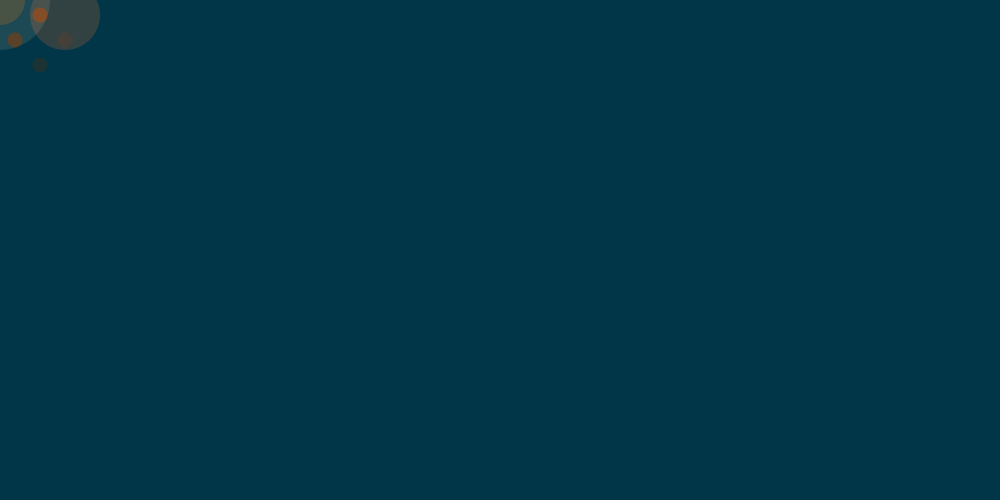
Frame 1 (no input)
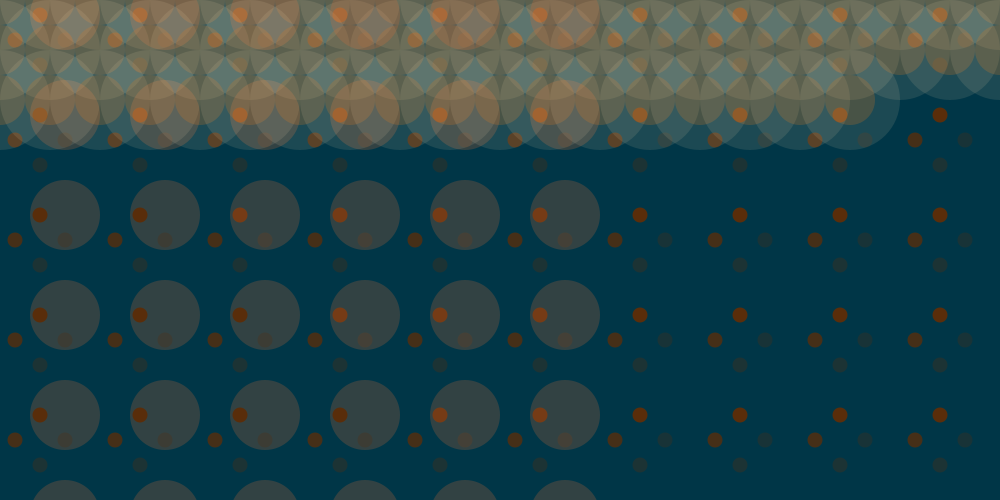
Frame 60 (the mouse pressed at the canvas centre just before this capture)
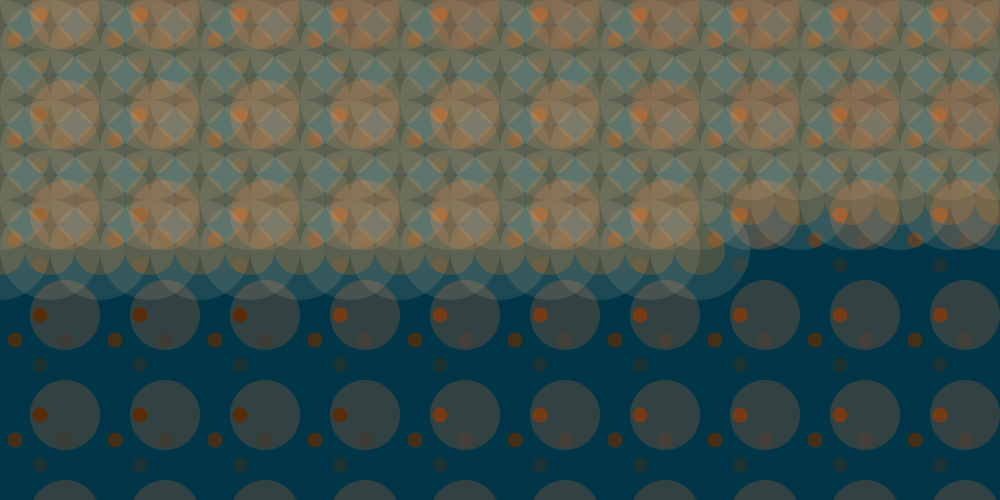
Frame 120 (the mouse held since frame 60 and released just before this capture)

The Processing sketch that drew these frames (run headless with seeded random() and noise(); from frame 60 on, the mouse is pressed at the canvas centre):

// Processing sketch: processing_32050
// ── processing_32050.pde

int a = 0;
int b = 0;
int c = 50;
int e = 40;
int f = 70;
int g = 50;
int h = 15;
int i = 65;
int j = 40;
int k = 40;
int l = 65;
int m = 15;
int n = 40;
int o = 40;
int p = 15;
int q = 90;
int r = 30;
int s = 100;

void setup(){
  size(1000,500);
  noStroke();
  background(0,54,71);
  
} 

void draw(){
 
 
 //righthand small dot
 fill(89,45,10,70);
 ellipse(i, j, h, h);
 
 //bottom small dot
 fill(89,45,10,80);
 ellipse(k, l, h, h);
 
 //lefthand small dots
 fill(89,45,10,200);
 ellipse(m,n, h, h);
 
  //top small dot
 fill(89,45,10,255);
 ellipse(e, p, h, h);
 
 //orange cirlces
 fill(212,106,13,60);
 ellipse(a, b, c, c);
 
  //bigger orange cirlces
 fill(212,106,57,60);
 ellipse(l, m, f, f );
 
  //Largest orange cirlces
 fill(242,216,167,30);
 ellipse(a, b, s, s);
 
 
  
 a = a + 50;
 e = e + 100;
 i = i + 100;
 k = k + 100;
 m = m + 100;
 q = q + 90;
 
 if(q>1000){
   q = 90;
   r = r + 100;}

 if(e>1000){
   e = 40;
   p = p + 100;}
 
 if(m>1000){
   m = 15;
   n = n + 100;}
 
 if(k>1000){
   k = 40;
   l = l + 100;}
 
 if(i>1000){
   i = 65;
   j = j + 100;}
 
 if(e>1000){
   e = 40;
   f = f + 100;}
 
 if(a>1000){
     
   a = 0;
   b = b + 50;}
   
 
}
